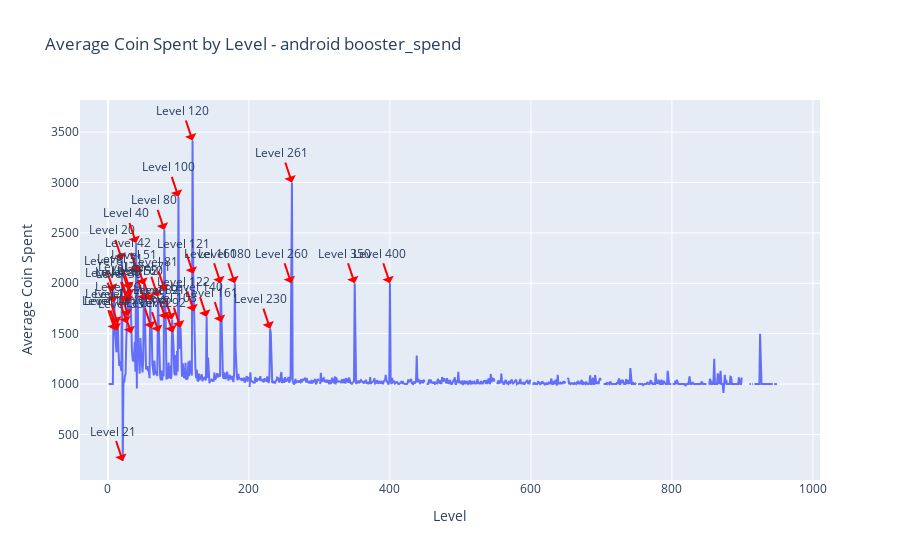
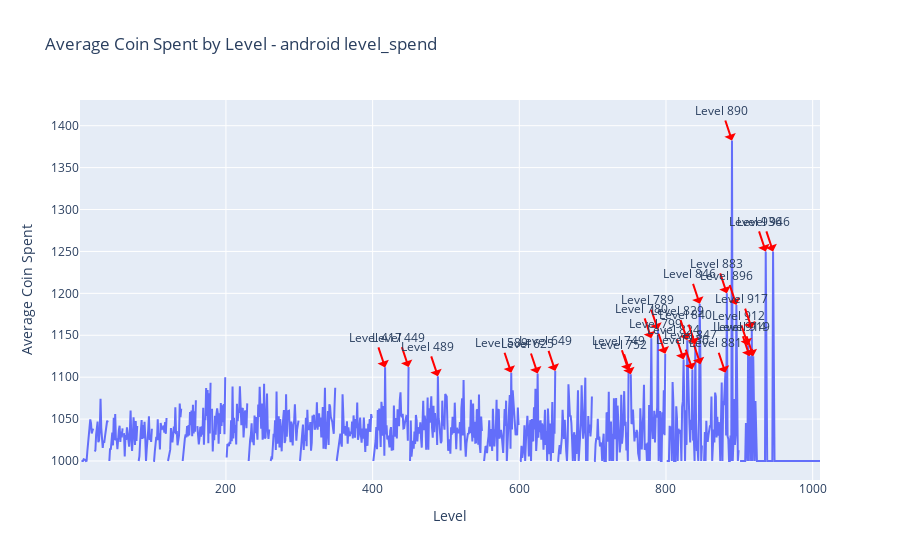
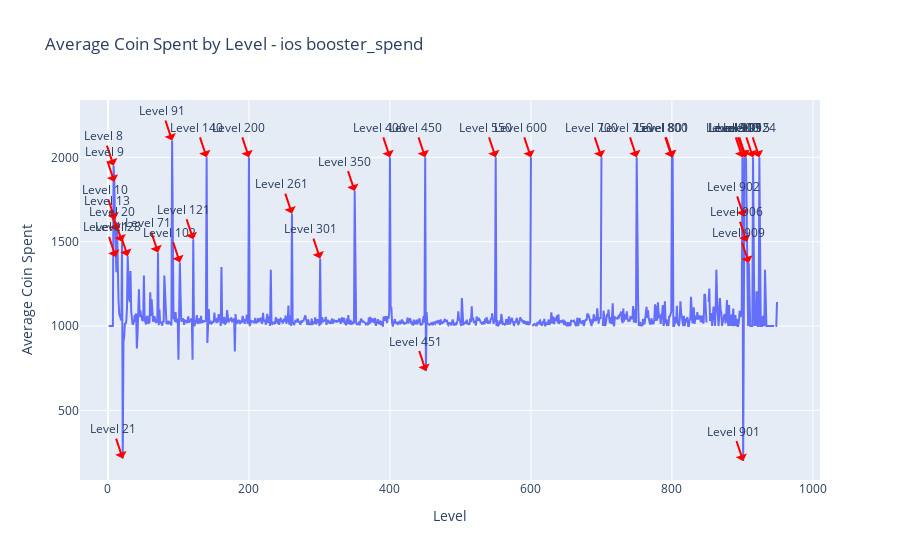
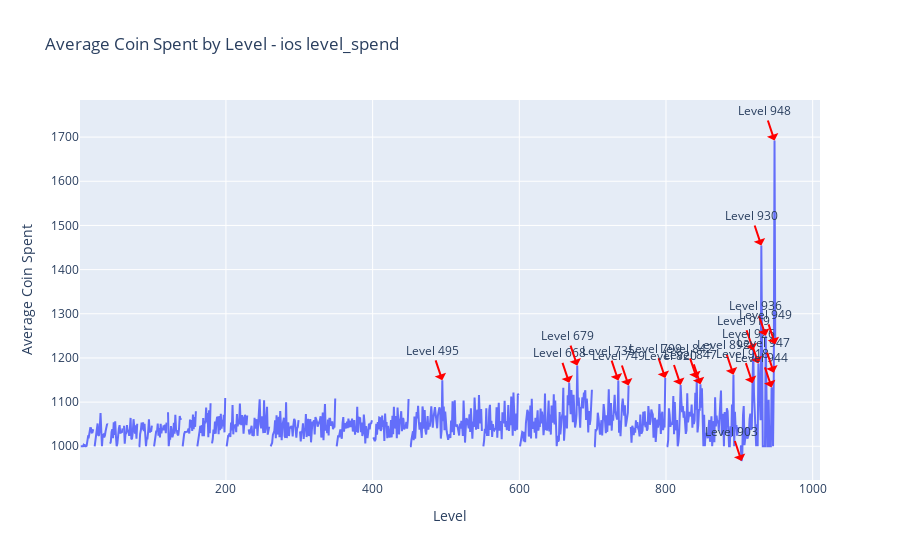

These figures' notebook cell, in order:
### Code cell
pivot_table = df_avg_coin.pivot_table(index='level', columns=['platform', 'spending_type'], values='avg_coin_spent', aggfunc='sum')

pivot_table.reset_index(inplace=True)

df = pivot_table.melt(id_vars='level', var_name=['Platform', 'Spending Type'], value_name='Avg Coin Spent')

def add_annotations(fig, df, threshold_multiplier=2):
    mean_spent = df['Avg Coin Spent'].mean()
    std_spent = df['Avg Coin Spent'].std()
    
    upper_threshold = mean_spent + threshold_multiplier * std_spent
    lower_threshold = mean_spent - threshold_multiplier * std_spent


    annotations_df = df[(df['Avg Coin Spent'] > upper_threshold) | (df['Avg Coin Spent'] < lower_threshold)]
    
    for i, row in annotations_df.iterrows():
        fig.add_annotation(x=row['level'], y=row['Avg Coin Spent'],
                           text=f"Level {row['level']}",
                           showarrow=True, arrowhead=1, arrowsize=1, arrowwidth=2, arrowcolor='red')

for (platform, spending_type), group_data in df.groupby(['Platform', 'Spending Type']):
    fig = px.line(group_data, x='level', y='Avg Coin Spent', title=f'Average Coin Spent by Level - {platform} {spending_type}',
                  labels={"level": "Level", "Avg Coin Spent": "Average Coin Spent"},
                  hover_data={'level': True, 'Avg Coin Spent': True})
    
    add_annotations(fig, group_data)
    
    fig.update_layout(xaxis_title='Level', yaxis_title='Average Coin Spent', legend_title=f"{platform} - {spending_type}")
    fig.show()

### Figure 1 — Plotly figure (JSON) as saved in the notebook; plotly's stock layout.template omitted (floating-point values rounded to 4 significant figures; data arrays with more than 128 entries replaced by an {"elided": "..."} marker saying what was removed)
{"data": [{"hovertemplate": "Level=%{x}<br>Average Coin Spent=%{y}<extra></extra>", "legendgroup": "", "line": {"color": "#636efa", "dash": "solid"}, "marker": {"symbol": "circle"}, "mode": "lines", "name": "", "orientation": "v", "showlegend": false, "type": "scatter", "x": {"elided": "948 int values"}, "xaxis": "x", "y": {"elided": "948 float values"}, "yaxis": "y"}], "layout": {"annotations": [{"arrowcolor": "red", "arrowhead": 1, "arrowsize": 1, "arrowwidth": 2, "showarrow": true, "text": "Level 8", "x": 8, "y": 1925.0}, {"arrowcolor": "red", "arrowhead": 1, "arrowsize": 1, "arrowwidth": 2, "showarrow": true, "text": "Level 9", "x": 9, "y": 1808.0}, {"arrowcolor": "red", "arrowhead": 1, "arrowsize": 1, "arrowwidth": 2, "showarrow": true, "text": "Level 10", "x": 10, "y": 1536.0}, {"arrowcolor": "red", "arrowhead": 1, "arrowsize": 1, "arrowwidth": 2, "showarrow": true, "text": "Level 13", "x": 13, "y": 1532.0}, {"arrowcolor": "red", "arrowhead": 1, "arrowsize": 1, "arrowwidth": 2, "showarrow": true, "text": "Level 14", "x": 14, "y": 1600}, {"arrowcolor": "red", "arrowhead": 1, "arrowsize": 1, "arrowwidth": 2, "showarrow": true, "text": "Level 20", "x": 20, "y": 2232.0}, {"arrowcolor": "red", "arrowhead": 1, "arrowsize": 1, "arrowwidth": 2, "showarrow": true, "text": "Level 21", "x": 21, "y": 236.7}, {"arrowcolor": "red", "arrowhead": 1, "arrowsize": 1, "arrowwidth": 2, "showarrow": true, "text": "Level 27", "x": 27, "y": 1603.0}, {"arrowcolor": "red", "arrowhead": 1, "arrowsize": 1, "arrowwidth": 2, "showarrow": true, "text": "Level 28", "x": 28, "y": 1815.0}, {"arrowcolor": "red", "arrowhead": 1, "arrowsize": 1, "arrowwidth": 2, "showarrow": true, "text": "Level 29", "x": 29, "y": 1674.0}, {"arrowcolor": "red", "arrowhead": 1, "arrowsize": 1, "arrowwidth": 2, "showarrow": true, "text": "Level 30", "x": 30, "y": 1804.0}, {"arrowcolor": "red", "arrowhead": 1, "arrowsize": 1, "arrowwidth": 2, "showarrow": true, "text": "Level 31", "x": 31, "y": 1944.0}, {"arrowcolor": "red", "arrowhead": 1, "arrowsize": 1, "arrowwidth": 2, "showarrow": true, "text": "Level 32", "x": 32, "y": 1871.0}, {"arrowcolor": "red", "arrowhead": 1, "arrowsize": 1, "arrowwidth": 2, "showarrow": true, "text": "Level 33", "x": 33, "y": 1504.0}, {"arrowcolor": "red", "arrowhead": 1, "arrowsize": 1, "arrowwidth": 2, "showarrow": true, "text": "Level 40", "x": 40, "y": 2400}, {"arrowcolor": "red", "arrowhead": 1, "arrowsize": 1, "arrowwidth": 2, "showarrow": true, "text": "Level 42", "x": 42, "y": 2104.0}, {"arrowcolor": "red", "arrowhead": 1, "arrowsize": 1, "arrowwidth": 2, "showarrow": true, "text": "Level 51", "x": 51, "y": 1986.0}, {"arrowcolor": "red", "arrowhead": 1, "arrowsize": 1, "arrowwidth": 2, "showarrow": true, "text": "Level 52", "x": 52, "y": 1832.0}, {"arrowcolor": "red", "arrowhead": 1, "arrowsize": 1, "arrowwidth": 2, "showarrow": true, "text": "Level 60", "x": 60, "y": 1825.0}, {"arrowcolor": "red", "arrowhead": 1, "arrowsize": 1, "arrowwidth": 2, "showarrow": true, "text": "Level 62", "x": 62, "y": 1552.0}, {"arrowcolor": "red", "arrowhead": 1, "arrowsize": 1, "arrowwidth": 2, "showarrow": true, "text": "Level 71", "x": 71, "y": 1867.0}, {"arrowcolor": "red", "arrowhead": 1, "arrowsize": 1, "arrowwidth": 2, "showarrow": true, "text": "Level 72", "x": 72, "y": 1516.0}, {"arrowcolor": "red", "arrowhead": 1, "arrowsize": 1, "arrowwidth": 2, "showarrow": true, "text": "Level 80", "x": 80, "y": 2529.0}, {"arrowcolor": "red", "arrowhead": 1, "arrowsize": 1, "arrowwidth": 2, "showarrow": true, "text": "Level 81", "x": 81, "y": 1923.0}, {"arrowcolor": "red", "arrowhead": 1, "arrowsize": 1, "arrowwidth": 2, "showarrow": true, "text": "Level 82", "x": 82, "y": 1645.0}, {"arrowcolor": "red", "arrowhead": 1, "arrowsize": 1, "arrowwidth": 2, "showarrow": true, "text": "Level 91", "x": 91, "y": 1640}, {"arrowcolor": "red", "arrowhead": 1, "arrowsize": 1, "arrowwidth": 2, "showarrow": true, "text": "Level 92", "x": 92, "y": 1513.0}, {"arrowcolor": "red", "arrowhead": 1, "arrowsize": 1, "arrowwidth": 2, "showarrow": true, "text": "Level 100", "x": 100, "y": 2857.0}, {"arrowcolor": "red", "arrowhead": 1, "arrowsize": 1, "arrowwidth": 2, "showarrow": true, "text": "Level 103", "x": 103, "y": 1560.0}, {"arrowcolor": "red", "arrowhead": 1, "arrowsize": 1, "arrowwidth": 2, "showarrow": true, "text": "Level 120", "x": 120, "y": 3417.0}, {"arrowcolor": "red", "arrowhead": 1, "arrowsize": 1, "arrowwidth": 2, "showarrow": true, "text": "Level 121", "x": 121, "y": 2094.0}, {"arrowcolor": "red", "arrowhead": 1, "arrowsize": 1, "arrowwidth": 2, "showarrow": true, "text": "Level 122", "x": 122, "y": 1722.0}, {"arrowcolor": "red", "arrowhead": 1, "arrowsize": 1, "arrowwidth": 2, "showarrow": true, "text": "Level 140", "x": 140, "y": 1667.0}, {"arrowcolor": "red", "arrowhead": 1, "arrowsize": 1, "arrowwidth": 2, "showarrow": true, "text": "Level 160", "x": 160, "y": 2000}, {"arrowcolor": "red", "arrowhead": 1, "arrowsize": 1, "arrowwidth": 2, "showarrow": true, "text": "Level 161", "x": 161, "y": 1614.0}, {"arrowcolor": "red", "arrowhead": 1, "arrowsize": 1, "arrowwidth": 2, "showarrow": true, "text": "Level 180", "x": 180, "y": 2000}, {"arrowcolor": "red", "arrowhead": 1, "arrowsize": 1, "arrowwidth": 2, "showarrow": true, "text": "Level 230", "x": 230, "y": 1550}, {"arrowcolor": "red", "arrowhead": 1, "arrowsize": 1, "arrowwidth": 2, "showarrow": true, "text": "Level 260", "x": 260, "y": 2000}, {"arrowcolor": "red", "arrowhead": 1, "arrowsize": 1, "arrowwidth": 2, "showarrow": true, "text": "Level 261", "x": 261, "y": 3000}, {"arrowcolor": "red", "arrowhead": 1, "arrowsize": 1, "arrowwidth": 2, "showarrow": true, "text": "Level 350", "x": 350, "y": 2000}, {"arrowcolor": "red", "arrowhead": 1, "arrowsize": 1, "arrowwidth": 2, "showarrow": true, "text": "Level 400", "x": 400, "y": 2000}], "legend": {"title": {"text": "android - booster_spend"}, "tracegroupgap": 0}, "title": {"text": "Average Coin Spent by Level - android booster_spend"}, "xaxis": {"anchor": "y", "domain": [0, 1], "title": {"text": "Level"}}, "yaxis": {"anchor": "x", "domain": [0, 1], "title": {"text": "Average Coin Spent"}}}}

### Figure 2 — Plotly figure (JSON) as saved in the notebook; plotly's stock layout.template omitted (floating-point values rounded to 4 significant figures; data arrays with more than 128 entries replaced by an {"elided": "..."} marker saying what was removed)
{"data": [{"hovertemplate": "Level=%{x}<br>Average Coin Spent=%{y}<extra></extra>", "legendgroup": "", "line": {"color": "#636efa", "dash": "solid"}, "marker": {"symbol": "circle"}, "mode": "lines", "name": "", "orientation": "v", "showlegend": false, "type": "scatter", "x": {"elided": "948 int values"}, "xaxis": "x", "y": {"elided": "948 float values"}, "yaxis": "y"}], "layout": {"annotations": [{"arrowcolor": "red", "arrowhead": 1, "arrowsize": 1, "arrowwidth": 2, "showarrow": true, "text": "Level 417", "x": 417, "y": 1112.0}, {"arrowcolor": "red", "arrowhead": 1, "arrowsize": 1, "arrowwidth": 2, "showarrow": true, "text": "Level 449", "x": 449, "y": 1112.0}, {"arrowcolor": "red", "arrowhead": 1, "arrowsize": 1, "arrowwidth": 2, "showarrow": true, "text": "Level 489", "x": 489, "y": 1101.0}, {"arrowcolor": "red", "arrowhead": 1, "arrowsize": 1, "arrowwidth": 2, "showarrow": true, "text": "Level 589", "x": 589, "y": 1105.0}, {"arrowcolor": "red", "arrowhead": 1, "arrowsize": 1, "arrowwidth": 2, "showarrow": true, "text": "Level 625", "x": 625, "y": 1104.0}, {"arrowcolor": "red", "arrowhead": 1, "arrowsize": 1, "arrowwidth": 2, "showarrow": true, "text": "Level 649", "x": 649, "y": 1107.0}, {"arrowcolor": "red", "arrowhead": 1, "arrowsize": 1, "arrowwidth": 2, "showarrow": true, "text": "Level 749", "x": 749, "y": 1108.0}, {"arrowcolor": "red", "arrowhead": 1, "arrowsize": 1, "arrowwidth": 2, "showarrow": true, "text": "Level 752", "x": 752, "y": 1103.0}, {"arrowcolor": "red", "arrowhead": 1, "arrowsize": 1, "arrowwidth": 2, "showarrow": true, "text": "Level 780", "x": 780, "y": 1146.0}, {"arrowcolor": "red", "arrowhead": 1, "arrowsize": 1, "arrowwidth": 2, "showarrow": true, "text": "Level 789", "x": 789, "y": 1157.0}, {"arrowcolor": "red", "arrowhead": 1, "arrowsize": 1, "arrowwidth": 2, "showarrow": true, "text": "Level 799", "x": 799, "y": 1128}, {"arrowcolor": "red", "arrowhead": 1, "arrowsize": 1, "arrowwidth": 2, "showarrow": true, "text": "Level 824", "x": 824, "y": 1121.0}, {"arrowcolor": "red", "arrowhead": 1, "arrowsize": 1, "arrowwidth": 2, "showarrow": true, "text": "Level 829", "x": 829, "y": 1144.0}, {"arrowcolor": "red", "arrowhead": 1, "arrowsize": 1, "arrowwidth": 2, "showarrow": true, "text": "Level 836", "x": 836, "y": 1109.0}, {"arrowcolor": "red", "arrowhead": 1, "arrowsize": 1, "arrowwidth": 2, "showarrow": true, "text": "Level 840", "x": 840, "y": 1139.0}, {"arrowcolor": "red", "arrowhead": 1, "arrowsize": 1, "arrowwidth": 2, "showarrow": true, "text": "Level 846", "x": 846, "y": 1188.0}, {"arrowcolor": "red", "arrowhead": 1, "arrowsize": 1, "arrowwidth": 2, "showarrow": true, "text": "Level 847", "x": 847, "y": 1115.0}, {"arrowcolor": "red", "arrowhead": 1, "arrowsize": 1, "arrowwidth": 2, "showarrow": true, "text": "Level 881", "x": 881, "y": 1105.0}, {"arrowcolor": "red", "arrowhead": 1, "arrowsize": 1, "arrowwidth": 2, "showarrow": true, "text": "Level 883", "x": 883, "y": 1200}, {"arrowcolor": "red", "arrowhead": 1, "arrowsize": 1, "arrowwidth": 2, "showarrow": true, "text": "Level 890", "x": 890, "y": 1382.0}, {"arrowcolor": "red", "arrowhead": 1, "arrowsize": 1, "arrowwidth": 2, "showarrow": true, "text": "Level 896", "x": 896, "y": 1186.0}, {"arrowcolor": "red", "arrowhead": 1, "arrowsize": 1, "arrowwidth": 2, "showarrow": true, "text": "Level 912", "x": 912, "y": 1138.0}, {"arrowcolor": "red", "arrowhead": 1, "arrowsize": 1, "arrowwidth": 2, "showarrow": true, "text": "Level 914", "x": 914, "y": 1125}, {"arrowcolor": "red", "arrowhead": 1, "arrowsize": 1, "arrowwidth": 2, "showarrow": true, "text": "Level 917", "x": 917, "y": 1158.0}, {"arrowcolor": "red", "arrowhead": 1, "arrowsize": 1, "arrowwidth": 2, "showarrow": true, "text": "Level 919", "x": 919, "y": 1125}, {"arrowcolor": "red", "arrowhead": 1, "arrowsize": 1, "arrowwidth": 2, "showarrow": true, "text": "Level 936", "x": 936, "y": 1250}, {"arrowcolor": "red", "arrowhead": 1, "arrowsize": 1, "arrowwidth": 2, "showarrow": true, "text": "Level 946", "x": 946, "y": 1250}], "legend": {"title": {"text": "android - level_spend"}, "tracegroupgap": 0}, "title": {"text": "Average Coin Spent by Level - android level_spend"}, "xaxis": {"anchor": "y", "domain": [0, 1], "title": {"text": "Level"}}, "yaxis": {"anchor": "x", "domain": [0, 1], "title": {"text": "Average Coin Spent"}}}}

### Figure 3 — Plotly figure (JSON) as saved in the notebook; plotly's stock layout.template omitted (floating-point values rounded to 4 significant figures; data arrays with more than 128 entries replaced by an {"elided": "..."} marker saying what was removed)
{"data": [{"hovertemplate": "Level=%{x}<br>Average Coin Spent=%{y}<extra></extra>", "legendgroup": "", "line": {"color": "#636efa", "dash": "solid"}, "marker": {"symbol": "circle"}, "mode": "lines", "name": "", "orientation": "v", "showlegend": false, "type": "scatter", "x": {"elided": "948 int values"}, "xaxis": "x", "y": {"elided": "948 float values"}, "yaxis": "y"}], "layout": {"annotations": [{"arrowcolor": "red", "arrowhead": 1, "arrowsize": 1, "arrowwidth": 2, "showarrow": true, "text": "Level 8", "x": 8, "y": 1951.0}, {"arrowcolor": "red", "arrowhead": 1, "arrowsize": 1, "arrowwidth": 2, "showarrow": true, "text": "Level 9", "x": 9, "y": 1855.0}, {"arrowcolor": "red", "arrowhead": 1, "arrowsize": 1, "arrowwidth": 2, "showarrow": true, "text": "Level 10", "x": 10, "y": 1632.0}, {"arrowcolor": "red", "arrowhead": 1, "arrowsize": 1, "arrowwidth": 2, "showarrow": true, "text": "Level 11", "x": 11, "y": 1410.0}, {"arrowcolor": "red", "arrowhead": 1, "arrowsize": 1, "arrowwidth": 2, "showarrow": true, "text": "Level 13", "x": 13, "y": 1565.0}, {"arrowcolor": "red", "arrowhead": 1, "arrowsize": 1, "arrowwidth": 2, "showarrow": true, "text": "Level 20", "x": 20, "y": 1500}, {"arrowcolor": "red", "arrowhead": 1, "arrowsize": 1, "arrowwidth": 2, "showarrow": true, "text": "Level 21", "x": 21, "y": 214.5}, {"arrowcolor": "red", "arrowhead": 1, "arrowsize": 1, "arrowwidth": 2, "showarrow": true, "text": "Level 28", "x": 28, "y": 1414.0}, {"arrowcolor": "red", "arrowhead": 1, "arrowsize": 1, "arrowwidth": 2, "showarrow": true, "text": "Level 71", "x": 71, "y": 1436.0}, {"arrowcolor": "red", "arrowhead": 1, "arrowsize": 1, "arrowwidth": 2, "showarrow": true, "text": "Level 91", "x": 91, "y": 2100}, {"arrowcolor": "red", "arrowhead": 1, "arrowsize": 1, "arrowwidth": 2, "showarrow": true, "text": "Level 102", "x": 102, "y": 1378.0}, {"arrowcolor": "red", "arrowhead": 1, "arrowsize": 1, "arrowwidth": 2, "showarrow": true, "text": "Level 121", "x": 121, "y": 1514.0}, {"arrowcolor": "red", "arrowhead": 1, "arrowsize": 1, "arrowwidth": 2, "showarrow": true, "text": "Level 140", "x": 140, "y": 2000}, {"arrowcolor": "red", "arrowhead": 1, "arrowsize": 1, "arrowwidth": 2, "showarrow": true, "text": "Level 200", "x": 200, "y": 2000}, {"arrowcolor": "red", "arrowhead": 1, "arrowsize": 1, "arrowwidth": 2, "showarrow": true, "text": "Level 261", "x": 261, "y": 1667.0}, {"arrowcolor": "red", "arrowhead": 1, "arrowsize": 1, "arrowwidth": 2, "showarrow": true, "text": "Level 301", "x": 301, "y": 1400}, {"arrowcolor": "red", "arrowhead": 1, "arrowsize": 1, "arrowwidth": 2, "showarrow": true, "text": "Level 350", "x": 350, "y": 1800}, {"arrowcolor": "red", "arrowhead": 1, "arrowsize": 1, "arrowwidth": 2, "showarrow": true, "text": "Level 400", "x": 400, "y": 2000}, {"arrowcolor": "red", "arrowhead": 1, "arrowsize": 1, "arrowwidth": 2, "showarrow": true, "text": "Level 450", "x": 450, "y": 2000}, {"arrowcolor": "red", "arrowhead": 1, "arrowsize": 1, "arrowwidth": 2, "showarrow": true, "text": "Level 451", "x": 451, "y": 733.3}, {"arrowcolor": "red", "arrowhead": 1, "arrowsize": 1, "arrowwidth": 2, "showarrow": true, "text": "Level 550", "x": 550, "y": 2000}, {"arrowcolor": "red", "arrowhead": 1, "arrowsize": 1, "arrowwidth": 2, "showarrow": true, "text": "Level 600", "x": 600, "y": 2000}, {"arrowcolor": "red", "arrowhead": 1, "arrowsize": 1, "arrowwidth": 2, "showarrow": true, "text": "Level 700", "x": 700, "y": 2000}, {"arrowcolor": "red", "arrowhead": 1, "arrowsize": 1, "arrowwidth": 2, "showarrow": true, "text": "Level 750", "x": 750, "y": 2000}, {"arrowcolor": "red", "arrowhead": 1, "arrowsize": 1, "arrowwidth": 2, "showarrow": true, "text": "Level 800", "x": 800, "y": 2000}, {"arrowcolor": "red", "arrowhead": 1, "arrowsize": 1, "arrowwidth": 2, "showarrow": true, "text": "Level 801", "x": 801, "y": 2000}, {"arrowcolor": "red", "arrowhead": 1, "arrowsize": 1, "arrowwidth": 2, "showarrow": true, "text": "Level 900", "x": 900, "y": 2000}, {"arrowcolor": "red", "arrowhead": 1, "arrowsize": 1, "arrowwidth": 2, "showarrow": true, "text": "Level 901", "x": 901, "y": 200}, {"arrowcolor": "red", "arrowhead": 1, "arrowsize": 1, "arrowwidth": 2, "showarrow": true, "text": "Level 902", "x": 902, "y": 1650}, {"arrowcolor": "red", "arrowhead": 1, "arrowsize": 1, "arrowwidth": 2, "showarrow": true, "text": "Level 903", "x": 903, "y": 2000}, {"arrowcolor": "red", "arrowhead": 1, "arrowsize": 1, "arrowwidth": 2, "showarrow": true, "text": "Level 905", "x": 905, "y": 2000}, {"arrowcolor": "red", "arrowhead": 1, "arrowsize": 1, "arrowwidth": 2, "showarrow": true, "text": "Level 906", "x": 906, "y": 1500}, {"arrowcolor": "red", "arrowhead": 1, "arrowsize": 1, "arrowwidth": 2, "showarrow": true, "text": "Level 909", "x": 909, "y": 1375}, {"arrowcolor": "red", "arrowhead": 1, "arrowsize": 1, "arrowwidth": 2, "showarrow": true, "text": "Level 915", "x": 915, "y": 2000}, {"arrowcolor": "red", "arrowhead": 1, "arrowsize": 1, "arrowwidth": 2, "showarrow": true, "text": "Level 924", "x": 924, "y": 2000}], "legend": {"title": {"text": "ios - booster_spend"}, "tracegroupgap": 0}, "title": {"text": "Average Coin Spent by Level - ios booster_spend"}, "xaxis": {"anchor": "y", "domain": [0, 1], "title": {"text": "Level"}}, "yaxis": {"anchor": "x", "domain": [0, 1], "title": {"text": "Average Coin Spent"}}}}

### Figure 4 — Plotly figure (JSON) as saved in the notebook; plotly's stock layout.template omitted (floating-point values rounded to 4 significant figures; data arrays with more than 128 entries replaced by an {"elided": "..."} marker saying what was removed)
{"data": [{"hovertemplate": "Level=%{x}<br>Average Coin Spent=%{y}<extra></extra>", "legendgroup": "", "line": {"color": "#636efa", "dash": "solid"}, "marker": {"symbol": "circle"}, "mode": "lines", "name": "", "orientation": "v", "showlegend": false, "type": "scatter", "x": {"elided": "948 int values"}, "xaxis": "x", "y": {"elided": "948 float values"}, "yaxis": "y"}], "layout": {"annotations": [{"arrowcolor": "red", "arrowhead": 1, "arrowsize": 1, "arrowwidth": 2, "showarrow": true, "text": "Level 495", "x": 495, "y": 1149.0}, {"arrowcolor": "red", "arrowhead": 1, "arrowsize": 1, "arrowwidth": 2, "showarrow": true, "text": "Level 668", "x": 668, "y": 1144.0}, {"arrowcolor": "red", "arrowhead": 1, "arrowsize": 1, "arrowwidth": 2, "showarrow": true, "text": "Level 679", "x": 679, "y": 1183.0}, {"arrowcolor": "red", "arrowhead": 1, "arrowsize": 1, "arrowwidth": 2, "showarrow": true, "text": "Level 735", "x": 735, "y": 1149.0}, {"arrowcolor": "red", "arrowhead": 1, "arrowsize": 1, "arrowwidth": 2, "showarrow": true, "text": "Level 749", "x": 749, "y": 1138.0}, {"arrowcolor": "red", "arrowhead": 1, "arrowsize": 1, "arrowwidth": 2, "showarrow": true, "text": "Level 799", "x": 799, "y": 1154.0}, {"arrowcolor": "red", "arrowhead": 1, "arrowsize": 1, "arrowwidth": 2, "showarrow": true, "text": "Level 820", "x": 820, "y": 1139.0}, {"arrowcolor": "red", "arrowhead": 1, "arrowsize": 1, "arrowwidth": 2, "showarrow": true, "text": "Level 842", "x": 842, "y": 1154.0}, {"arrowcolor": "red", "arrowhead": 1, "arrowsize": 1, "arrowwidth": 2, "showarrow": true, "text": "Level 847", "x": 847, "y": 1140.0}, {"arrowcolor": "red", "arrowhead": 1, "arrowsize": 1, "arrowwidth": 2, "showarrow": true, "text": "Level 892", "x": 892, "y": 1162.0}, {"arrowcolor": "red", "arrowhead": 1, "arrowsize": 1, "arrowwidth": 2, "showarrow": true, "text": "Level 903", "x": 903, "y": 966.7}, {"arrowcolor": "red", "arrowhead": 1, "arrowsize": 1, "arrowwidth": 2, "showarrow": true, "text": "Level 918", "x": 918, "y": 1143.0}, {"arrowcolor": "red", "arrowhead": 1, "arrowsize": 1, "arrowwidth": 2, "showarrow": true, "text": "Level 919", "x": 919, "y": 1217.0}, {"arrowcolor": "red", "arrowhead": 1, "arrowsize": 1, "arrowwidth": 2, "showarrow": true, "text": "Level 926", "x": 926, "y": 1188.0}, {"arrowcolor": "red", "arrowhead": 1, "arrowsize": 1, "arrowwidth": 2, "showarrow": true, "text": "Level 930", "x": 930, "y": 1455.0}, {"arrowcolor": "red", "arrowhead": 1, "arrowsize": 1, "arrowwidth": 2, "showarrow": true, "text": "Level 936", "x": 936, "y": 1250}, {"arrowcolor": "red", "arrowhead": 1, "arrowsize": 1, "arrowwidth": 2, "showarrow": true, "text": "Level 944", "x": 944, "y": 1133.0}, {"arrowcolor": "red", "arrowhead": 1, "arrowsize": 1, "arrowwidth": 2, "showarrow": true, "text": "Level 947", "x": 947, "y": 1167.0}, {"arrowcolor": "red", "arrowhead": 1, "arrowsize": 1, "arrowwidth": 2, "showarrow": true, "text": "Level 948", "x": 948, "y": 1692.0}, {"arrowcolor": "red", "arrowhead": 1, "arrowsize": 1, "arrowwidth": 2, "showarrow": true, "text": "Level 949", "x": 949, "y": 1231.0}], "legend": {"title": {"text": "ios - level_spend"}, "tracegroupgap": 0}, "title": {"text": "Average Coin Spent by Level - ios level_spend"}, "xaxis": {"anchor": "y", "domain": [0, 1], "title": {"text": "Level"}}, "yaxis": {"anchor": "x", "domain": [0, 1], "title": {"text": "Average Coin Spent"}}}}
